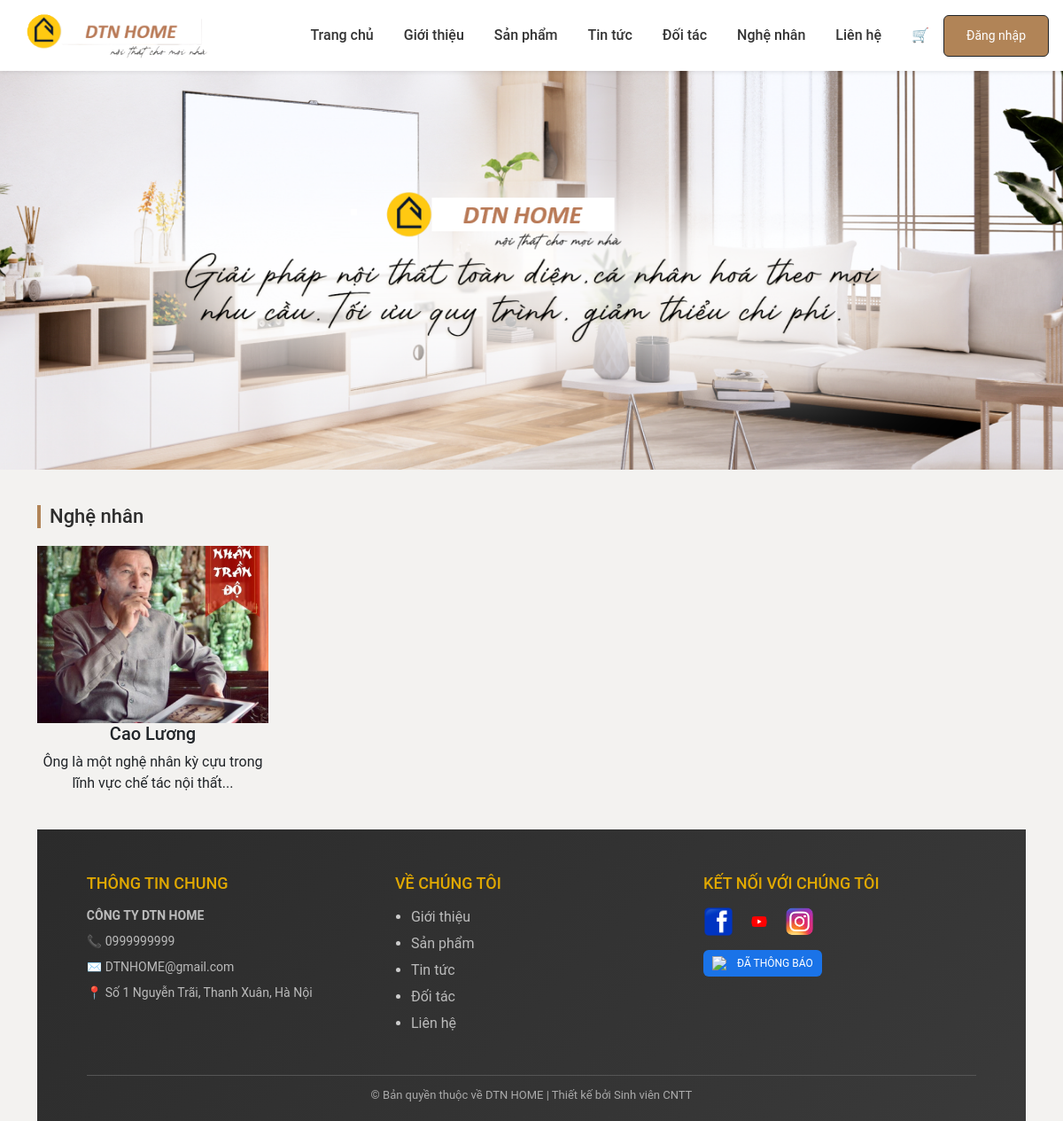
The page /nghenhan.php on the database its author committed.
### tables this page shows
CREATE TABLE `banners` (
  `id` int(11) NOT NULL,
  `image` varchar(255) DEFAULT NULL,
  `created_at` timestamp NOT NULL DEFAULT current_timestamp()
);

CREATE TABLE `artisans` (
  `id` int(11) NOT NULL,
  `name` varchar(255) DEFAULT NULL,
  `image` varchar(255) DEFAULT NULL,
  `description` text DEFAULT NULL,
  `created_at` timestamp NOT NULL DEFAULT current_timestamp()
);

CREATE TABLE `company_info` (
  `id` int(11) NOT NULL,
  `name` varchar(255) DEFAULT NULL,
  `phone` varchar(50) DEFAULT NULL,
  `email` varchar(255) DEFAULT NULL,
  `address` text DEFAULT NULL,
  `facebook` varchar(255) DEFAULT NULL,
  `zalo` varchar(255) DEFAULT NULL,
  `created_at` timestamp NOT NULL DEFAULT current_timestamp()
);

### nghenhan.php (the view)
<?php
include "config/db.php";
include "inc/header.php";
$artisans = $conn->query("SELECT * FROM artisans")->fetchAll();
?>
<h2>Nghệ nhân</h2>
<div class="row">
<?php foreach($artisans as $a): ?>
    <div class="col-md-3 text-center mb-4">
        <img src="assets/images/artisans/<?= $a['image'] ?>" style="width:100%; height:200px; object-fit:cover;">
        <h5><?= $a['name'] ?></h5>
        <p><?= substr($a['description'],0,80) ?>...</p>
    </div>
<?php endforeach; ?>
</div>
<?php include "inc/footer_new.php"; ?>

### inc/header.php (shortened to what this page needs)
<?php
include __DIR__ . "/../config/db.php";
$banners = [];
try {
    $banners = $conn->query("SELECT * FROM banners ORDER BY id DESC LIMIT 3")->fetchAll();
} catch (Exception $e) {
    $banners = [];
}
?>
<!DOCTYPE html>
<html lang="vi">
<head>
<link href="https://cdn.jsdelivr.net/npm/bootstrap@5.3.2/dist/css/bootstrap.min.css" rel="stylesheet">
<link rel="stylesheet" href="/noithat_ngocquangggg/assets/css/style.css">
</head>
<body>
<nav class="navbar navbar-expand-lg navbar-light bg-white shadow-sm">
  <div class="container-fluid px-0 d-flex align-items-center">
    <a class="navbar-brand ms-3" href="/noithat_ngocquangggg/index.php">
      <img src="/noithat_ngocquangggg/assets/images/products/logo111.png" height="50">
    </a>
    <ul class="navbar-nav ms-auto me-3 align-items-center">
      <li class="nav-item"><a class="nav-link" href="/noithat_ngocquangggg/index.php">Trang chủ</a></li>
      <li class="nav-item"><a class="nav-link" href="/noithat_ngocquangggg/gioithieu.php">Giới thiệu</a></li>
      <li class="nav-item"><a class="nav-link" href="/noithat_ngocquangggg/sanpham.php">Sản phẩm</a></li>
      <li class="nav-item"><a class="nav-link" href="/noithat_ngocquangggg/tintuc.php">Tin tức</a></li>
      <li class="nav-item"><a class="nav-link" href="/noithat_ngocquangggg/doitac.php">Đối tác</a></li>
      <li class="nav-item"><a class="nav-link" href="/noithat_ngocquangggg/nghenhan.php">Nghệ nhân</a></li>
      <li class="nav-item"><a class="nav-link" href="/noithat_ngocquangggg/lienhe.php">Liên hệ</a></li>
      <li class="nav-item">
        <a class="nav-link fw-bold" href="/noithat_ngocquangggg/cart.php">🛒</a>
      </li>
      <?php if(isset($_SESSION['user'])): ?>
        <li class="nav-item ms-3">
            <a href="/noithat_ngocquangggg/profile.php" class="user-box">
                <img
                  src="/noithat_ngocquangggg/assets/images/avatar/<?= $_SESSION['user']['avatar'] ?? 'default.png' ?>"
                  class="user-avatar"
                >
                <span class="user-name">
                    <?= $_SESSION['user']['name'] ?? 'User' ?>
                </span>
            </a>
        </li>
        <li class="nav-item ms-2">
            <form action="/noithat_ngocquangggg/logout.php" method="post">
                <button class="btn btn-outline-danger btn-sm">Đăng xuất</button>
            </form>
        </li>
      <?php else: ?>
        <li class="nav-item ms-2">
          <a href="/noithat_ngocquangggg/admin/login.php" class="btn btn-outline-dark btn-sm">
            Đăng nhập
          </a>
        </li>
      <?php endif; ?>
    </ul>
  </div>
</nav>
<?php if(!empty($banners)): ?>
<div class="banner">
  <?php foreach($banners as $b): ?>
    <div class="banner-item">
      <img src="/noithat_ngocquangggg/assets/images/banner/<?= $b['image'] ?>">
    </div>
  <?php endforeach; ?>
</div>
<?php endif; ?>
<div class="container mt-4">

### inc/footer_new.php
<?php
include __DIR__ . "/../config/db.php";
$company = $conn->query("SELECT * FROM company_info LIMIT 1")->fetch();
?>
<link rel="stylesheet" href="assets/css/footer_new.css">
<footer class="ft-new">
    <div class="ft-new-container">
        <div class="ft-col">
            <h4>THÔNG TIN CHUNG</h4>
            <p class="ft-name"><?= $company['name'] ?? 'CÔNG TY TNHH HOÀNG HOAN' ?></p>
            <p>📞 <?= $company['phone'] ?? '0999.999.999' ?></p>
            <p>✉️ <?= $company['email'] ?? 'cskh@hoanghoan.vn' ?></p>
            <p>📍 <?= $company['address'] ?? 'Hà Nội' ?></p>
        </div>
        <div class="ft-col">
            <h4>VỀ CHÚNG TÔI</h4>
            <ul>
                <li><a href="gioithieu.php">Giới thiệu</a></li>
                <li><a href="sanpham.php">Sản phẩm</a></li>
                <li><a href="tintuc.php">Tin tức</a></li>
                <li><a href="doitac.php">Đối tác</a></li>
                <li><a href="lienhe.php">Liên hệ</a></li>
            </ul>
        </div>
        <div class="ft-col">
            <h4>KẾT NỐI VỚI CHÚNG TÔI</h4>
            <div class="ft-icons">
                <a href="#"><img src="assets/images/products/fb.png"></a>
                <a href="#"><img src="assets/images/products/yt.png"></a>
                <a href="#"><img src="assets/images/products/ig.png"></a>
            </div>
            <div class="ft-badge">
                <img src="https://cdn-icons-png.flaticon.com/512/190/190411.png">
                <span>ĐÃ THÔNG BÁO</span>
            </div>
        </div>
    </div>
    <div class="ft-copy">
        © Bản quyền thuộc về DTN HOME | Thiết kế bởi Sinh viên CNTT
    </div>
</footer>

### assets/css/style.css (style rules this page uses)
body { font-family: 'Roboto', Arial, sans-serif; background: #f3f2f0; margin: 0; }
.navbar { padding: 10px 0; }
.navbar-brand { padding: 0; margin: 0; }
.navbar-brand img { height: 60px; width: auto; object-fit: contain; display: block; }
.navbar-nav .nav-link { font-weight: 500; margin-left: 18px; color: #333; }
.btn { display:inline-block; background:#b18457; color:#fff; padding:12px 25px; text-decoration:none; border-radius:6px; }
.banner { width: 100%; overflow: hidden; }
.banner-item { height: 450px; overflow: hidden; }
.banner-item img { width: 100%; height: 100%; object-fit: cover; }
.container h2 { color: #2d2d2d; margin: 40px 0 20px; font-size: 22px; border-left: 4px solid #b18457; padding-left: 10px; }

### assets/css/footer_new.css (style rules this page uses)
.ft-new { width: 100%; background: linear-gradient(135deg, #2b2b2b, #3a3a3a); color: #ccc; padding: 50px 0 20px; }
.ft-new-container { width: 90%; max-width: 1200px; margin: auto; display: grid; grid-template-columns: repeat(3, 1fr); gap: 40px; }
.ft-new h4 { color: #e0a800; margin-bottom: 15px; font-size: 18px; }
.ft-new p { font-size: 14px; margin-bottom: 8px; color: #bbb; }
.ft-name { font-weight: bold; color: #fff; }
.ft-new a { color: #bbb; text-decoration: none; }
.ft-new ul { padding-left: 18px; }
.ft-new li { margin-bottom: 6px; }
.ft-icons { display: flex; gap: 12px; margin-top: 10px; }
.ft-icons img { width: 34px; height: 34px; border-radius: 6px; transition: 0.3s; }
.ft-badge { margin-top: 15px; display: flex; align-items: center; gap: 8px; background: #1a73e8; padding: 6px 10px; border-radius: 6px; width: fit-content; }
.ft-badge img { width: 20px; }
.ft-badge span { color: #fff; font-size: 12px; }
.ft-copy { width: 90%; max-width: 1200px; margin: 30px auto 0; text-align: center; border-top: 1px solid #555; padding-top: 12px; font-size: 13px; color: #aaa; }

### rows shown on the page
banners: image (picture)
artisans: image (picture), name "Cao Lương", description "Ông là một nghệ nhân kỳ cựu trong lĩnh vực chế tác nội thất"
company_info: name "CÔNG TY DTN HOME", phone "0999999999", email "DTNHOME@gmail.com", address "Số 1 Nguyễn Trãi, Thanh Xuân, Hà Nội"
